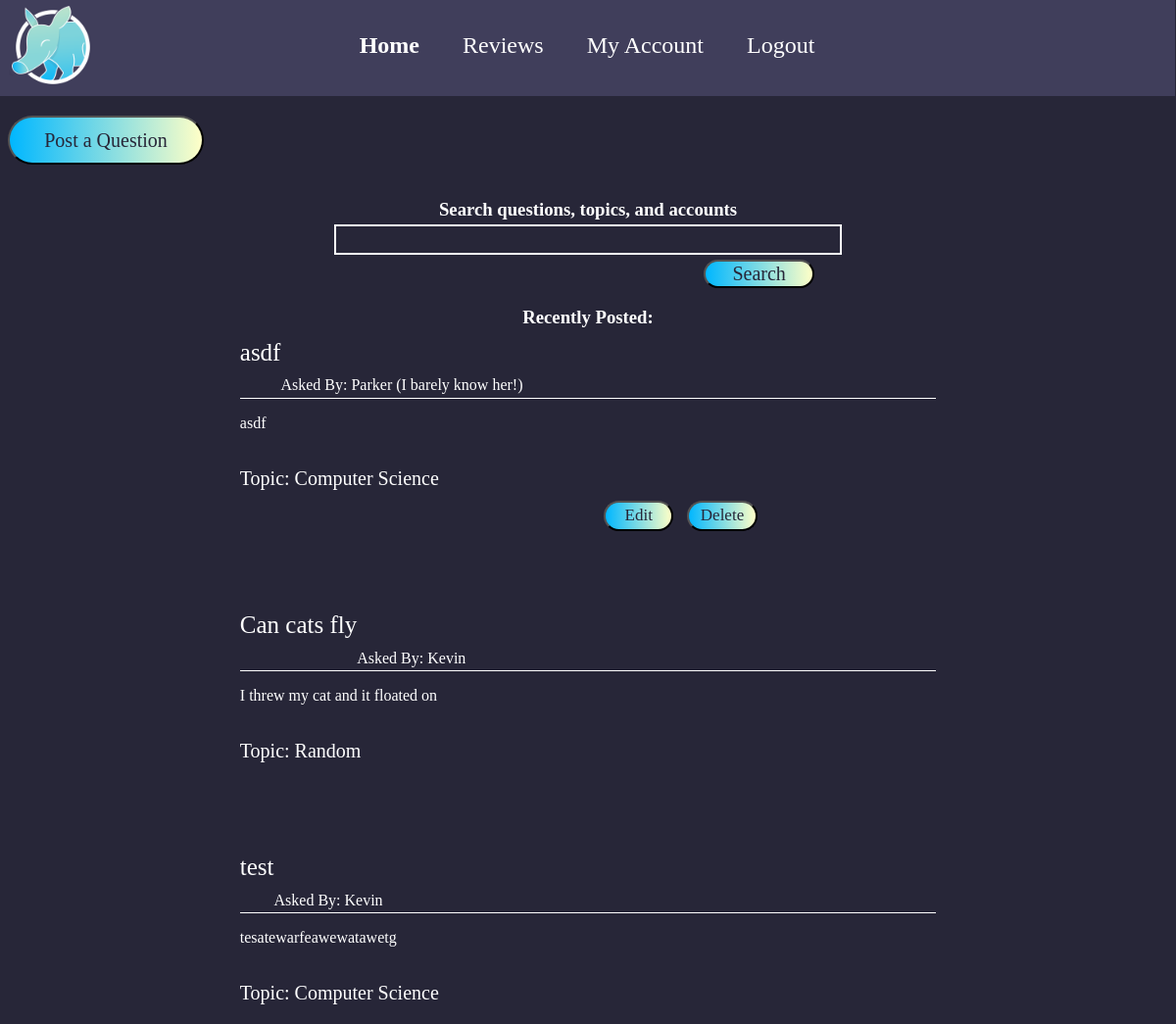
/questions (signed in), run on the app's committed database.
### models.py (models this page shows, shortened)
class Question(db.Model):
    id = db.Column("id", db.Integer, primary_key=True)
    header = db.Column("header", db.String(300))
    body = db.Column("body", db.String(10000))
    date = db.Column("date", db.String(50))
    topics = db.Column("topics", db.String(10))
    user_id = db.Column(db.Integer, db.ForeignKey("user.id"), nullable=False)
    comments = db.relationship("Comment", backref="question", cascade="all, delete-orphan", lazy=True)

class User(db.Model):
    id = db.Column("id", db.Integer, primary_key=True)
    name = db.Column("name", db.String(100))
    email = db.Column("email", db.String(100))
    password = db.Column("password", db.String(50), nullable=False)
    registered_on = db.Column(db.DateTime, nullable=False)
    questions = db.relationship("Question", backref="user", lazy=True)
    comments = db.relationship("Comment", backref="user", lazy=True)
    filename = db.Column("filename", db.String(150), nullable=False, server_default='LDance.gif')
    liked = db.relationship("Like", foreign_keys="Like.user_id", backref="user", lazy='dynamic')

### routing.py (the view)
@app.route('/questions')
def questions():
    search = SearchForm()
    if request.method == 'POST' and search.validate_on_submit():
        return redirect((url_for('search_results', result=search.search.data)))
    if session.get('user'):
        all_users = db.session.query(User).all()
        all_questions = db.session.query(Question).all()
        user_questions = db.session.query(Question).filter_by(user_id=session['user_id']).all()
        return render_template('questions.html', questions=all_questions, user_questions=user_questions,
                               user=session['user'], users=all_users)
    else:
        return redirect(url_for('login'))

### forms.py
class SearchForm(FlaskForm):
    class Meta:
        csrf = False
    search = StringField('search', [DataRequired()])

### templates/questions.html (shortened to what this page needs)
<!DOCTYPE html>
<html lang="en">
    <head>
        <link rel="stylesheet" type="text/css" href="{{ url_for('static', filename='css/style.css') }}">
    </head>
    <body>
        <div class="header">
            <a href="{{ url_for('questions') }}">
                <img src="../static/Images/AardvarkLogo.png" alt="Aardvark Answers Logo" class="logo">
            </a>
            <div class="navLinks">
                <a href="{{ url_for('questions') }}">
                    <h2 class="navCurrent">Home</h2>
                </a>&nbsp;&nbsp;&nbsp;&nbsp;&nbsp;&nbsp;&nbsp;&nbsp;&nbsp;
                <a href="{{ url_for('reviews') }}">
                    <h2 class="nav">Reviews</h2>
                </a>&nbsp;&nbsp;&nbsp;&nbsp;&nbsp;&nbsp;&nbsp;&nbsp;&nbsp;
                <a href="{{ url_for('profile') }}">
                    <h2 class="nav">My Account</h2>
                </a>&nbsp;&nbsp;&nbsp;&nbsp;&nbsp;&nbsp;&nbsp;&nbsp;&nbsp;
                <a href="{{ url_for('logout') }}">
                    <h2 class="nav">Logout</h2>
                </a>
            </div>
        </div>
        <form method="GET" action="./new_question">
            <button class="postButton">Post a Question</button>
        </form>
        <div class="questions">
            <h3 class="searchText">Search questions, topics, and accounts</h3>
            <form>
                <input class="search">
            </form>
            <form action="{{ url_for('search') }}" method="GET">
                <button class="searchButton">Search</button>
            </form>
            <div class="leftText">
                <h3 class="heading">Recently Posted:</h3>
                <table class="centered">
                    {% for question in questions %}
                    <div class="questionSpacer">
                    <tr>
                        <p class="title"><a href="{{ url_for('view_question', question_id=question.id) }}">{{ question.header }}</a></p>
                        {% for user in users %}
                        {% if question.user_id == user.id %}
                        <p class="asked">Asked By: {{ user.name }}</p>
                        {% endif %}
                        {% endfor %}
                    </tr>
                    <div class="divider"></div>
                    <tr>
                        <p class="bodyDisplay">{{ question.body }}</p>
                    </tr>
                    <tr>
                        <p class="topic">Topic: {{ question.topics }}</p>
                    </tr>
                    <br><br><br>
                    <tr>
                        {% for user_q in user_questions %}
                         {% if question.id == user_q.id %}
                         <div class="buttonDiv">
                             <div class="edit">
                                 <tr>
                                    <form action="{{ url_for('update_question', question_id=question.id) }}" method="GET">
                                        <button type="submit" value="Edit" class="questionButton">Edit</button>
                                    </form>
                                 </tr>
                                 <tr>
                                     <form action="{{ url_for('delete_question', question_id=question.id) }}" method="post">
                                         <button type="submit" value="Delete" class="questionButton">Delete</button>
                                     </form>
                                 </tr>
                             </div>
                         </div>
                         {% endif %}
                        {% endfor %}
                    </tr>
                    </div>
                    {% endfor %}
                </table>
            </div>
        </div>
    </body>
</html>

### static/css/style.css (style rules this page uses)
body { background-color: #272638; }
.searchButton { display: block; margin-left: 60%; margin-right: auto; margin-top: 5px; background: linear-gradient(to right, #00b7ff, #ffffc7); border-radius: 40px; color: #272638; height: 3%; width: 9.5%; outline: white; font-family: fontBold; font-size: 20px; }
.logo { display: block; margin-top: 5px; margin-left: 5px; margin-right: auto; max-width: 100px; max-height: 100px; position: relative; }
.header { width: 100vw; height: 100px; background-color: #403e5b; margin-left: -9px; margin-top: -10px; }
.nav { display: inline; color: white; font-weight: normal; font-family: fontLight; }
.navLinks { position: relative; margin-top: -65px; color: white; text-align-last: center; }
.questions { color: white; text-align-last: center; margin-top: 35px; }
.searchText { position: relative; margin-left: auto; margin-right: auto; margin-bottom: 4px; font-family: fontLight; }
.search { position: relative; margin-left: auto; margin-right: auto; width: 43%; height: 25px; background-color: #272638; border: solid 2px white; color: white; font-family: fontLight; }
.navCurrent { display: inline; color: white; font-family: fontBold; }
.postButton { display: relative; margin-left: auto; margin-right: auto; margin-top: 20px; background: linear-gradient(to right, #00b7ff, #ffffc7); border-radius: 40px; color: #272638; height: 50px; width: 200px; outline: white; font-family: fontBold; font-size: 20px; }
.leftSide h2, input { margin-left: -5%; }
.centered { position: relative; margin-left: auto; margin-right: auto; }
.topic { position: relative; font-family: fontLight; font-size: 20px; float: left; }
.asked { float: left; position: relative; margin-top: -3%; }
.title { position: relative; font-family: fontBold; font-size: 25px; color: white; margin-bottom: -7.2%; float: left; top: -85px; }
.edit { font-family: fontLight; font-size: 20px; color: white; text-decoration: none; }
a { text-decoration: none; color: white; }
.divider { position: relative; background-color: white; margin-left: auto; margin-right: auto; width: 100%; height: 1px; }
p { font-family: fontLight; text-align: left; }
table { table-layout: fixed; }
.leftText { color: white; text-align: left; font-family: fontLight; width: 60%; margin-left: auto; margin-right: auto; }
.questionSpacer { position: relative; margin-top: 20%; }
.heading { margin-bottom: -10%; }
.questionButton { background: linear-gradient(to right, #00b7ff, #ffffc7); margin-right: 2%; margin-left: auto; border-radius: 40px; color: #272638; height: 3%; width: 10%; outline: white; font-family: fontBold; font-size: 17px; padding: .5%; display: inline-block; vertical-align: middle; text-align: center; }
.buttonDiv { margin-left: auto; margin-right: auto; }
.bodyDisplay { text-align-last: left; }

### data on the page
Question: header "asdf", body "asdf", topics "Computer Science"
User: name "Parker (I barely know her!)"
Question: header "Can cats fly", body "I threw my cat and it floated on", topics "Random"
User: name "Kevin"
Question: header "test", body "tesatewarfeawewatawetg", topics "Computer Science"
